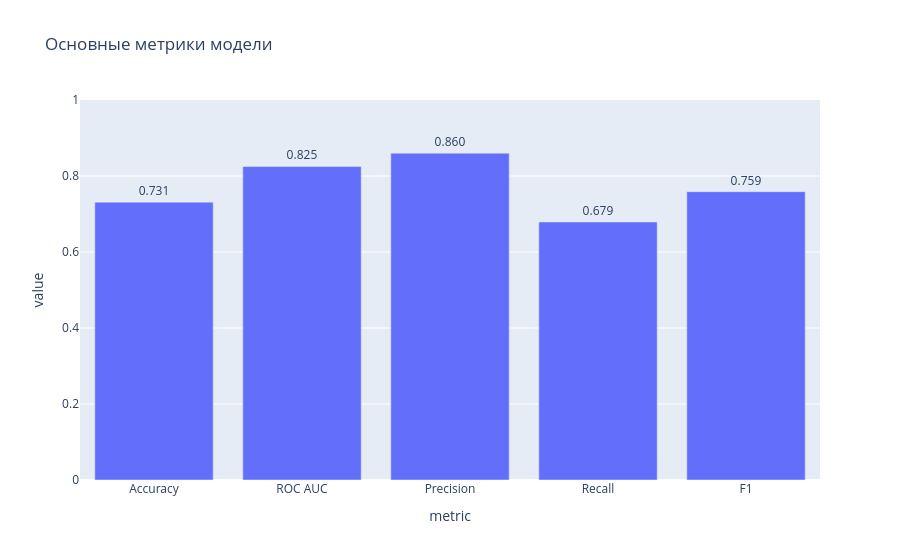

The cell this chart's notebook holds for it:
### Code cell
# Основные метрики
metrics = {
    'Accuracy': accuracy_score(y_test, test_pred),
    'ROC AUC': roc_auc_score(y_test, test_proba),
    'Precision': precision_score(y_test, test_pred, zero_division=0),
    'Recall': recall_score(y_test, test_pred, zero_division=0),
    'F1': f1_score(y_test, test_pred, zero_division=0)
}
metrics_df = pd.DataFrame({'metric': list(metrics.keys()), 'value': list(metrics.values())})
fig_m = px.bar(metrics_df, x='metric', y='value', text='value', title='Основные метрики модели')
fig_m.update_traces(texttemplate='%{text:.3f}', textposition='outside')
fig_m.update_layout(yaxis=dict(range=[0, 1]))
fig_m.show()

### Figure 1 — Plotly figure (JSON) as saved in the notebook; plotly's stock layout.template omitted (floating-point values rounded to 4 significant figures)
{"data": [{"hovertemplate": "metric=%{x}<br>value=%{text}<extra></extra>", "legendgroup": "", "marker": {"color": "#636efa", "pattern": {"shape": ""}}, "name": "", "orientation": "v", "showlegend": false, "text": [0.7311, 0.825, 0.86, 0.6789, 0.7588], "textposition": "outside", "texttemplate": "%{text:.3f}", "type": "bar", "x": ["Accuracy", "ROC AUC", "Precision", "Recall", "F1"], "xaxis": "x", "y": [0.7311, 0.825, 0.86, 0.6789, 0.7588], "yaxis": "y"}], "layout": {"barmode": "relative", "legend": {"tracegroupgap": 0}, "title": {"text": "Основные метрики модели"}, "xaxis": {"anchor": "y", "domain": [0, 1], "title": {"text": "metric"}}, "yaxis": {"anchor": "x", "domain": [0, 1], "range": [0, 1], "title": {"text": "value"}}}}
